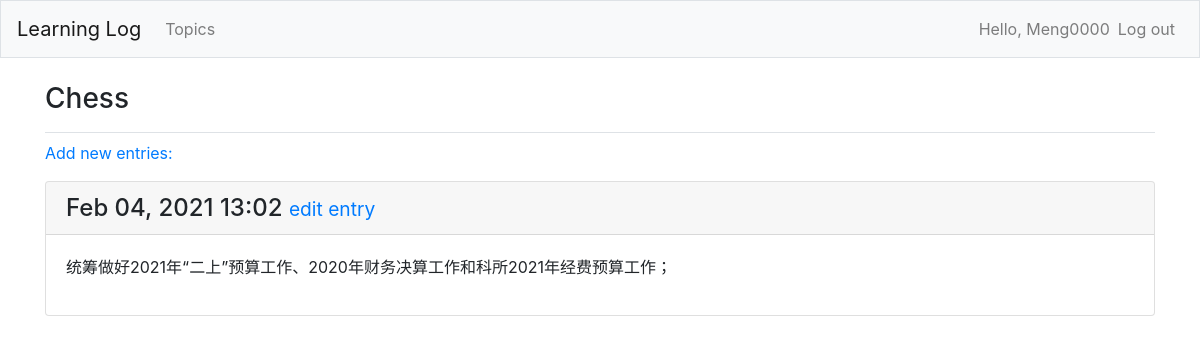
/topics/4 (signed in), run on the app's committed database.
### learning_logs/models.py (models this page shows, shortened)
class Topic(models.Model):
    text = models.CharField(max_length=200)
    date_added = models.DateTimeField(auto_now_add=True)
    owner = models.ForeignKey(User, on_delete=models.CASCADE)
    def __str__(self):
        return self.text

class Entry(models.Model):
    topic = models.ForeignKey(Topic, on_delete=models.CASCADE)
    text = models.TextField()
    date_added = models.DateTimeField(auto_now_add=True)
    class Meta():
        verbose_name_plural = 'entries'

### learning_logs/views.py (the view)
# urls.py: path('topics/<int:topic_id>', views.topic, name='topic'),
@login_required()
def topic(request, topic_id):
    topic = Topic.objects.get(id=topic_id)
    if topic.owner != request.user:
        raise Http404
    entries = topic.entry_set.order_by('-date_added')
    context = {'topic': topic, 'entries': entries }
    return render(request, 'learning_logs/topic.html', context)

### learning_logs/templates/learning_logs/topic.html
{% extends 'learning_logs/base.html' %}
{% block page_header %}
    <h3>{{ topic }}</h3>
{% endblock page_header %}
{% block content %}
    <p>
        <a href="{% url 'learning_logs:new_entry' topic.id %}">Add new entries:</a>
    </p>
    {% for entry in entries %}
        <div class="card mb-3">
            <h4 class="card-header">
                {{ entry.date_added|date:'M d, Y H:i' }}
                <small><a href="{% url 'learning_logs:edit_entry' entry.id %}">
                    edit entry</a></small>
            </h4>
            <div class="card-body">
                {{ entry.text|linebreaks }}
            </div>
        </div>
    {% empty %}
        <li>There are no entries for this topic yet.</li>
    {% endfor %}
{% endblock content %}

### learning_logs/templates/learning_logs/base.html (shortened to what this page needs)
{% load static %}
<!doctype html>
<html lang="en">
<head>
    <link rel="stylesheet" href="{% static 'bootstrap/css/bootstrap.css' %}">
</head>
<body>
<nav class="navbar navbar-expand-md navbar-light bg-light mb-4 border">
    <a class="navbar-brand" href="{% url 'learning_logs:index' %}">
        Learning Log</a>
    <div class="collapse navbar-collapse" id="navbarCollapse">
        <ul class="navbar-nav mr-auto">
            <li class="nav-item">
                <a class="nav-link" href="{% url 'learning_logs:topics' %}">Topics</a>
            </li>
        </ul>
        <ul class="navbar-nav ml-auto">
            {% if user.is_authenticated %}
                <li class="nav-item">
                    <span class="navbar-text">Hello, {{ user.username }}</span>
                </li>
                <li class="nav-item">
                    <a class="nav-link" href="{% url 'users:logout' %}">Log out</a>
                </li>
            {% endif %}
        </ul>
    </div>
</nav>
<main role="main" class="container">
    <div class="pb-2 mb-2 border-bottom">
        {% block page_header %}{% endblock page_header %}
    </div>
    <div>
        {% block content %}{% endblock content %}
    </div>
</main>
</body>
</html>

### data on the page
Topic: text "Chess"
Entry: date_added "Feb 04, 2021 13:02", text "统筹做好2021年“二上”预算工作、2020年财务决算工作和科所2021年经费预算工作；"

### other printed values
{{ user.username }} "Meng0000"
